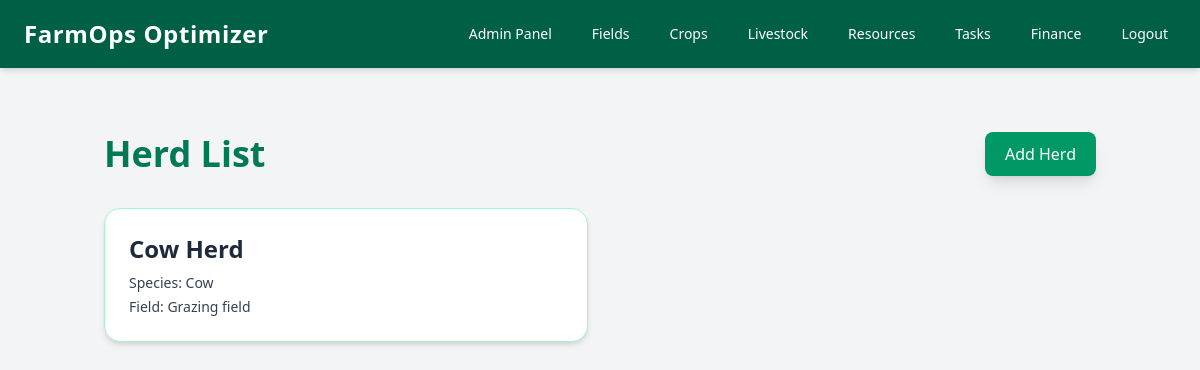
/livestock/herds/ (signed in), run on the app's committed database.
### livestock/models.py (models this page shows, shortened)
class Herd(models.Model):
    name = models.CharField(max_length=100)
    field = models.ForeignKey(GrazingField, on_delete=models.SET_NULL, null=True)
    user = models.ForeignKey(User, on_delete=models.CASCADE, related_name='herds')
    species = models.ForeignKey(Species, on_delete=models.SET_NULL, null=True)

class Species(models.Model):
    name = models.CharField(max_length=100)
    description = models.TextField()
    scientific_name = models.CharField(max_length=100, blank=True, null=True)
    family = models.CharField(max_length=100, blank=True, null=True)
    genus = models.CharField(max_length=100, blank=True, null=True)
    kingdom = models.CharField(max_length=100, blank=True, null=True)
    CONSERVATION_STATUS_CHOICES = [
        ('LC', 'Least Concern'),
        ('NT', 'Near Threatened'),
        ('VU', 'Vulnerable'),
        ('EN', 'Endangered'),
        ('CR', 'Critically Endangered'),
        ('EX', 'Extinct'),
        ('EW', 'Extinct in the Wild'),
    ]
    conservation_status = models.CharField(max_length=2, choices=CONSERVATION_STATUS_CHOICES, default='LC')
    AVERAGE_WEIGHT_CHOICES = [
        ('<10', 'Less than 10kg'),
        ('10-50', '10-50kg'),
        ('50-100', '50-100kg'),
        ('100-500', '100-500kg'),
        ('>500', 'More than 500kg'),
    ]
    average_weight = models.CharField(max_length=10, choices=AVERAGE_WEIGHT_CHOICES, blank=True, null=True)
    AVERAGE_HEIGHT_CHOICES = [
        ('<0.5', 'Less than 0.5m'),
        ('0.5-1', '0.5-1m'),
        ('1-3', '1-3m'),
        ('3-5', '3-5m'),
        ('>5', 'More than 5m'),
    ]
    average_height = models.CharField(max_length=10, choices=AVERAGE_HEIGHT_CHOICES, blank=True, null=True)
    LIFESPAN_CHOICES = [
            (1, 'Less than 1 year'),
            (2, '1-5 years'),
            (3, '6-10 years'),
            (4, '11-20 years'),
            (5, '21-50 years'),
            (6, 'More than 50 years'),
        ]
    lifespan = models.IntegerField(choices=LIFESPAN_CHOICES, null=True, blank=True)
    habitat = models.TextField(blank=True, null=True)
    RANGE_CHOICES = [
        ('AFRICA', 'Africa'),
        ('ASIA', 'Asia'),
        ('EUROPE', 'Europe'),
        ('NORTH_AMERICA', 'North America'),
        ('SOUTH_AMERICA', 'South America'),
        ('OCEANIA', 'Oceania'),
        ('ANTARCTICA', 'Antarctica'),
        ('GLOBAL', 'Global'),
    ]
    range = models.CharField(max_length=15, choices=RANGE_CHOICES, blank=True, null=True)
    DIET_CHOICES = [
        ('HERBIVORE', 'Herbivore'),
        ('CARNIVORE', 'Carnivore'),
        ('OMNIVORE', 'Omnivore'),
        ('INSECTIVORE', 'Insectivore'),
        ('FRUGIVORE', 'Frugivore'),
        ('NECROPHAGY', 'Necrophagy'),
    ]
    diet = models.CharField(max_length=20, choices=DIET_CHOICES, blank=True, null=True)
    BEHAVIOR_CHOICES = [
        ('SOCIAL', 'Social'),
        ('SOLITARY', 'Solitary'),
        ('MIGRATORY', 'Migratory'),
        ('NOCTURNAL', 'Nocturnal'),
        ('DIURNAL', 'Diurnal'),
    ]
    behavior = models.CharField(max_length=20, choices=BEHAVIOR_CHOICES, blank=True, null=True)
    REPRODUCTION_CHOICES = [
        ('OVIPAROUS', 'Oviparous'),
        ('VIVIPAROUS', 'Viviparous'),
        ('OVOVIVIPAROUS', 'Ovoviviparous'),
    ]
    reproduction = models.CharField(max_length=25, choices=REPRODUCTION_CHOICES, blank=True, null=True)
    MATING_SEASON_CHOICES = [
            ('SPRING', 'Spring'),
            ('SUMMER', 'Summer'),
            ('AUTUMN', 'Autumn'),
            ('WINTER', 'Winter'),
            ('YEAR_ROUND', 'Year-Round'),
            ('UNKNOWN', 'Unknown'),
        ]
    mating_season = models.CharField(max_length=20, choices=MATING_SEASON_CHOICES, blank=True, null=True)
    ENDANGERED_STATUS_CHOICES = [
        ('CRITICALLY_ENDANGERED', 'Critically Endangered'),
        ('ENDANGERED', 'Endangered'),
        ('VULNERABLE', 'Vulnerable'),
        ('NEAR_THREATENED', 'Near Threatened'),
        ('LEAST_CONCERN', 'Least Concern'),
        ('DATA_DEFICIENT', 'Data Deficient'),
        ('NOT_EVALUATED', 'Not Evaluated'),
        ('UNKNOWN', 'Unknown'),
    ]
    STATUS_CHOICES = [
        ('pending', 'Pending'),
        ('approved', 'Approved'),
    ]
    status = models.CharField(max_length=10, choices=STATUS_CHOICES, default='approved')
    endangered_status = models.CharField(max_length=25, choices=ENDANGERED_STATUS_CHOICES, blank=True, null=True)

### crops/models.py (models this page shows, shortened)
class GrazingField(models.Model):
    user = models.ForeignKey(User, on_delete=models.CASCADE, null=True)
    name = models.CharField(max_length=100)
    area = models.FloatField()
    grazing_rest_days = models.PositiveIntegerField(null=True, blank=True, help_text="Rest days after grazing before reuse")
    estimated_value = models.DecimalField(max_digits=10, decimal_places=2, null=True, blank=True)
    water_source = models.CharField(max_length=50, blank=True, null=True)

### livestock/views.py (the view)
# urls.py: path('herds/', views.herd_list, name='herd_list'),
@login_required
def herd_list(request):
    herds = Herd.objects.filter(user=request.user)
    return render(request, 'livestock/herd_list.html', {'herds': herds})

### livestock/templates/livestock/herd_list.html
{% extends 'base.html' %}
{% block content %}
<div class="max-w-5xl mx-auto px-4 py-8">
    <div class="flex justify-between items-center mb-8">
        <h1 class="text-4xl font-bold text-emerald-700">Herd List</h1>
        <a href="{% url 'livestock:add_herd' %}" class="bg-emerald-600 hover:bg-emerald-700 text-white px-5 py-2.5 rounded-lg shadow-lg font-medium transition duration-200">
            Add Herd
        </a>
    </div>
    {% if herds %}
        <div class="grid grid-cols-1 sm:grid-cols-2 gap-6">
            {% for herd in herds %}
            <a href="{% url 'livestock:herd_detail' herd.id %}" class="block p-6 rounded-2xl border border-emerald-200 bg-white shadow-md hover:shadow-xl hover:border-emerald-500 hover:bg-emerald-50 transition duration-300">
                <h2 class="text-2xl font-semibold text-gray-800 mb-2 group-hover:text-emerald-700 transition">
                    {{ herd.name }}
                </h2>
                {% if herd.species %}
                    <p class="text-sm text-gray-700 mb-1">Species: {{ herd.species.name }}</p>
                {% else %}
                    <p class="text-sm text-gray-400 italic mb-1">Species not set</p>
                {% endif %}
                {% if herd.field %}
                    <p class="text-sm text-gray-700">Field: {{ herd.field.name }}</p>
                {% else %}
                    <p class="text-sm text-gray-400 italic">No field assigned</p>
                {% endif %}
            </a>
        {% endfor %}
        </div>
    {% else %}
        <div class="text-gray-500 italic mt-10 text-center text-lg">No herds available.</div>
    {% endif %}
</div>
{% endblock %}

### data on the page
Herd: name "Cow Herd", species.name "Cow", field.name "Grazing field"
